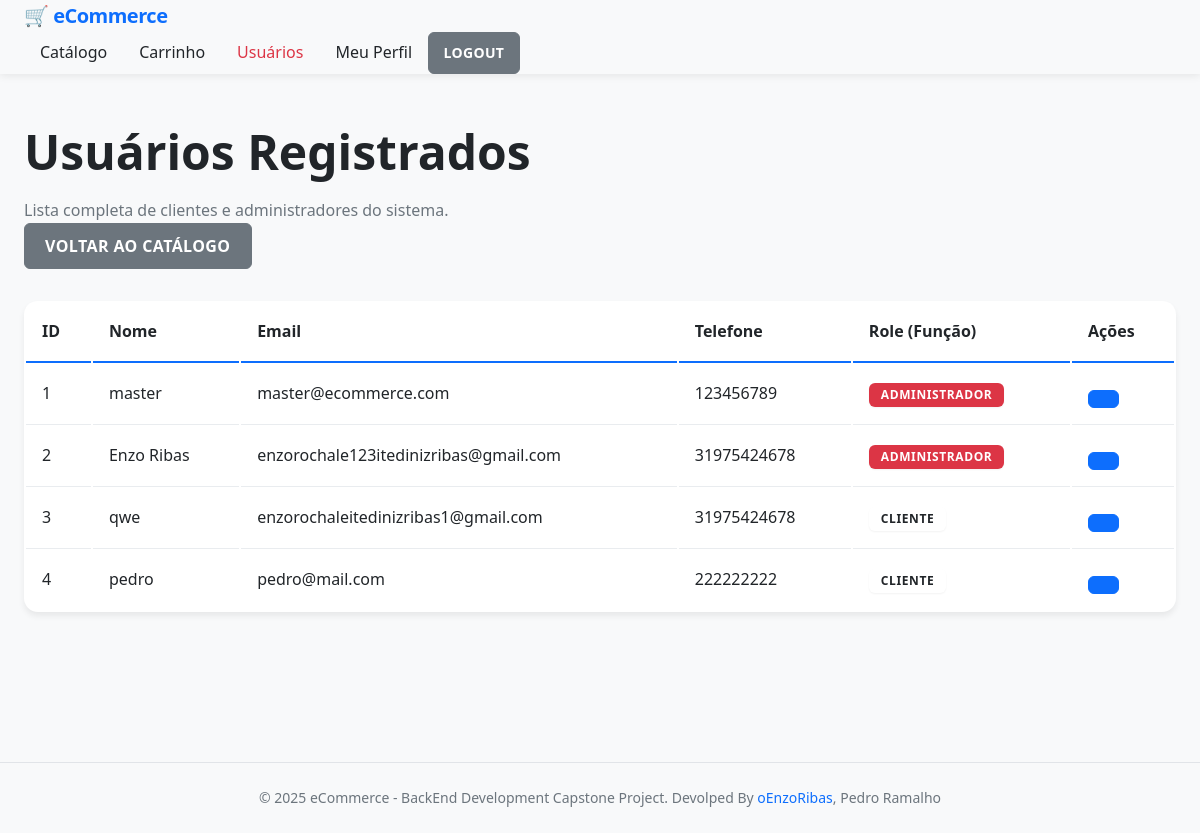
The app's page /cliente/usuarios (signed in), older data.
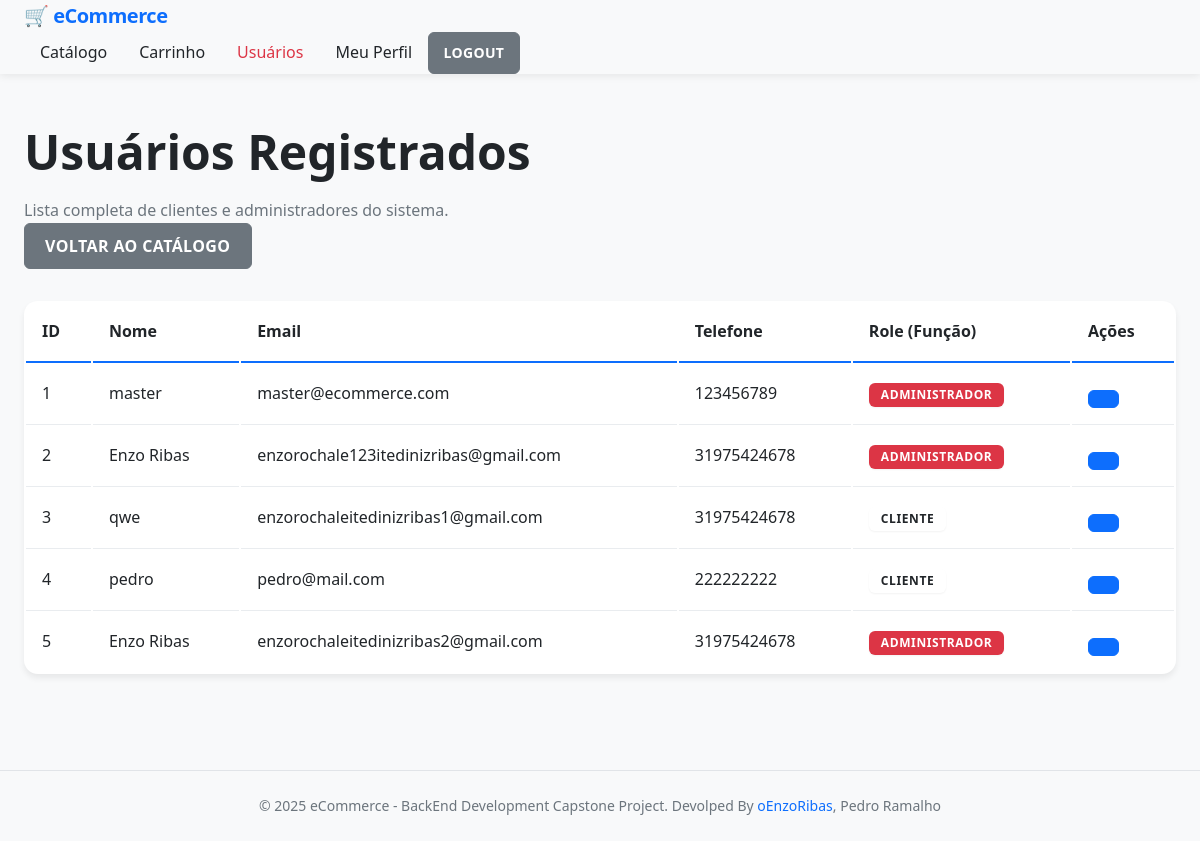
The same page, newer data.
### models/cliente_model.py (models this page shows, shortened)
class Cliente(db.Model):
    __tablename__ = 'clientes'
    id = Column(Integer, primary_key=True, autoincrement=True, nullable=False)
    nome = Column(String(256), nullable=False)
    email = Column(String(256), unique=True, nullable=False)
    senha_hash = Column(String(256), nullable=False)
    telefone = Column(String(256))
    role = Column(String(50), default='cliente')

### routes/cliente.py (the view)
@cliente_bp.route('/usuarios')
@requer_autenticacao
@requer_admin
def listar_usuarios():
    clientes = Cliente.query.all()
    return render_template('cliente/listar_usuarios.html', usuarios=clientes)

### utils/auth_utils.py (called while the page is built)
def get_cliente_autenticado():
    cliente_id = session.get('cliente_id')
    if cliente_id:
        return Cliente.query.get(cliente_id)
    return None

def cliente_autenticado():
    return session.get('cliente_autenticado', False)

def requer_autenticacao(f):
    @wraps(f)
    def decorated_function(*args, **kwargs):
        if not cliente_autenticado():
            return redirect(url_for('auth.login'))
        return f(*args, **kwargs)
    return decorated_function

def requer_admin(f):
    @wraps(f)
    def decorated_function(*args, **kwargs):
        cliente = get_cliente_autenticado()
        if not cliente or cliente.role != 'admin':
            return redirect(url_for('auth.login'))
        return f(*args, **kwargs)
    return decorated_function

### templates/cliente/listar_usuarios.html (shortened to what this page needs)
{% extends 'base.html' %}  {% block content %}
<div class="row mb-4">
  <div class="col-md-10">
    <h1 class="mb-0">Usuários Registrados</h1>
    <p class="text-muted">
      Lista completa de clientes e administradores do sistema.
    </p>
  </div>
  <div class="col-md-2 text-end">
    <a
      href="{{ url_for('produtos.listar') }}"
      class="btn btn-secondary btn-registrar"
    >
      Voltar ao Catálogo
    </a>
  </div>
</div>
 {% if
usuarios %}
<div class="table-responsive">
  <table class="table table-striped table-hover table-bordered">
    <thead class="table-dark">
      <tr>
        <th>ID</th>
        <th>Nome</th>
        <th>Email</th>
        <th>Telefone</th>
        <th>Role (Função)</th>
        <th>Ações</th>
      </tr>
    </thead>
    <tbody>
      {% for user in usuarios %}
      <tr>
        <td>{{ user.id }}</td>
        <td>{{ user.nome }}</td>
        <td>{{ user.email }}</td>
        <td>{{ user.telefone | default('N/A', true) }}</td>
        <td>
          {% if user.role == 'admin' %}
          <span class="badge bg-danger">Administrador</span>
          {% else %}
          <span class="badge bg-info">Cliente</span>
          {% endif %}
        </td>
        <td>
          <a
            href="{{ url_for('cliente.perfil', user_id=user.id) }}"
            class="btn btn-primary btn-sm ms-2"
            title="Ver Detalhes"
          >
          </a>
        </td>
      </tr>
      {% endfor %}
    </tbody>
  </table>
</div>
{% else %}
<div class="alert alert-info text-center mt-5">
  <h4>Nenhum usuário registrado no sistema.</h4>
</div>
{% endif %}  {% endblock %}

### templates/base.html (shortened to what this page needs)
<!DOCTYPE html>
<html lang="pt-br">
<head>
    <link rel="stylesheet" href="{{ url_for('static', filename='css/style.css') }}">
</head>
<body>
    {% include 'includes/nav.html'%}
    <main class="container mt-5">
        {% block content %}
        {% endblock %}
    </main>
    <footer class="text-center py-3 mt-5">
        &copy; 2025 eCommerce - BackEnd Development Capstone Project. Devolped By <a
            href="https://github.com/oEnzoRibas">oEnzoRibas</a>, Pedro Ramalho
    </footer>
</body>
</html>

### templates/includes/nav.html (shortened to what this page needs)
<header>
  <nav class="navbar navbar-expand-lg navbar-light bg-light">
    <div class="container">
      <a class="navbar-brand" href="{{ url_for('index.index') }}">
        🛒 eCommerce
      </a>
      <div
        class="navbar-nav d-flex align-items-center justify-content-center w-100"
      >
        <a class="nav-link me-3" href="{{ url_for('produtos.listar') }}"
          >Catálogo</a
        >
        <a class="nav-link me-3" href="{{ url_for('carrinho.visualizar') }}"
          >Carrinho</a
        >
        {% if session.get('cliente_autenticado') and session.get('cliente_role')
        == 'admin' %}
        <a
          class="nav-link fw-bold text-danger me-3"
          href="{{ url_for('cliente.listar_usuarios') }}"
        >
           Usuários
        </a>
        {% endif %}
        {% if session.get('cliente_autenticado') %}
        <a class="nav-link me-3" href="{{ url_for('cliente.perfil') }}"
          >Meu Perfil</a
        >
        <a
          class="btn btn-secondary btn-sm me-3 btn-registrar"
          href="{{ url_for('auth.logout') }}"
        >
          Logout
        </a>
        {% else %}
        <a
          class="btn btn-primary btn-sm ms-2 btn-registrar"
          href="{{ url_for('auth.login') }}"
          >Login</a
        >
        {% endif %}
      </div>
    </div>
  </nav>
</header>

Row changes from the older to the newer data that the page shows:
added Cliente: id "5", nome "Enzo Ribas", email "enzorochaleitedinizribas2@gmail.com", telefone "31975424678", role "ADMINISTRADOR"
